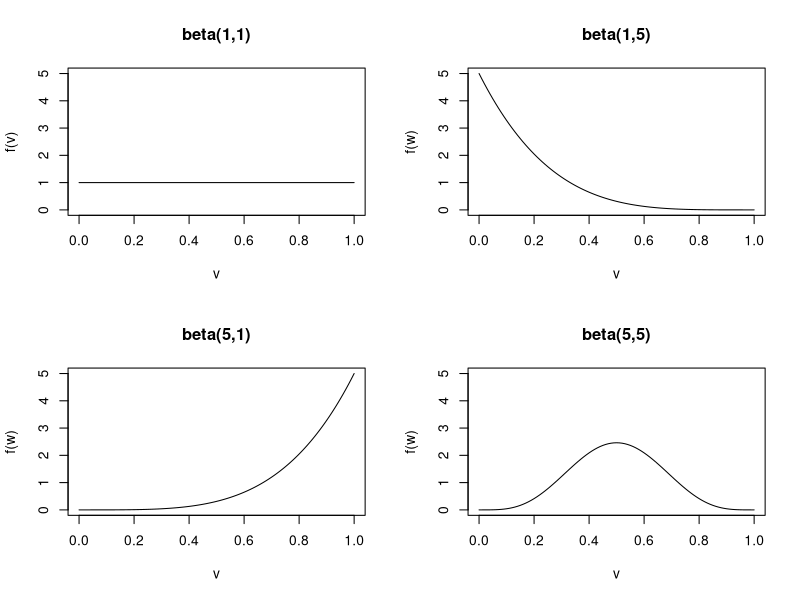

The R source for this figure:
###########################################################################
# NAME:  Chris Bilder                                                     #
# DATE:  10-1-10                                                          #
# PURPOSE: Plots of the beta distribution                                 #
# NOTES:                                                                  #
###########################################################################

# Basic computations
x11(width = 6, height = 6, pointsize = 12)
par(mfrow = c(2,2))
curve(expr = dbeta(x = x, shape1 = 1, shape2 = 1), ylab = "f(v)", 
  xlab = "v", from = 0, to = 1, ylim = c(0,5), main = "beta(1,1)")
curve(expr = dbeta(x = x, shape1 = 1, shape2 = 5), ylab = "f(w)", 
  xlab = "v", from = 0, to = 1, ylim = c(0,5), main = "beta(1,5)")
curve(expr = dbeta(x = x, shape1 = 5, shape2 = 1), ylab = "f(w)", 
  xlab = "v", from = 0, to = 1, ylim = c(0,5), main = "beta(5,1)")
curve(expr = dbeta(x = x, shape1 = 5, shape2 = 5), ylab = "f(w)", 
  xlab = "v", from = 0, to = 1, ylim = c(0,5), main = "beta(5,5)")


#
